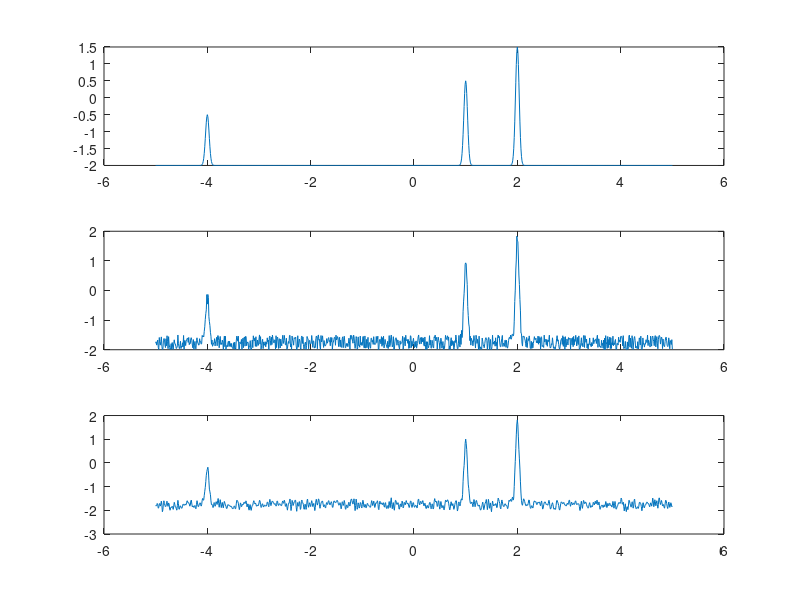

Here is the MATLAB script that generated this plot:
clc;
clear;

% parameters to play around with

T = 10;     % half of the x-limits
N = 1000;   % number of points

% sampling frequency
fs = N/T;

% generate an array of x-values
x = -T/2 : T/N : T/2;

% generate the signals
f_act = 1.5 * exp(-((x+4)*20).^2) + 3.5 * exp(-((x-2)*20).^2) + 2.5 * exp(-((x-1)*20).^2) - 2;
f_noisy = f_act + 0.5 * rand(1, N+1);

% get corresponding frequency list
w = (-fs/2 : fs/N : fs/2) .* (2 * pi);

% find fourier transform
fw = fftshift(fft(f_noisy));

% low pass filter

f_threshold = 30;
N_threshold = floor((f_threshold/fs) * N); 
for i = 1:(N/2 - N_threshold)
    fw(i) = 0;
end
for i = (N/2 + N_threshold):(N+1)
    fw(i) = 0;
end

% compute inverse fourier transform

f_denoised = ifft(ifftshift(fw));

% plot pretty stuff

subplot(3, 1, 1);
plot(x, f_act);
subplot(3, 1, 2);
plot(x, f_noisy);
subplot(3, 1, 3);
plot(x, f_denoised);
